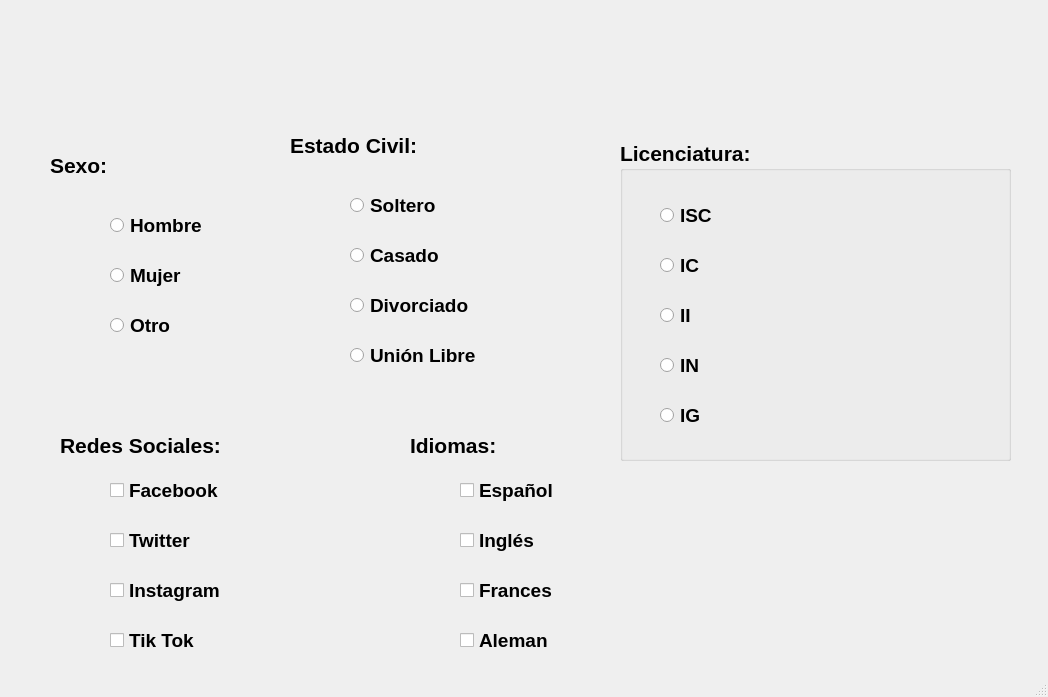
<?xml version="1.0" encoding="UTF-8"?>
<ui version="4.0">
 <class>MainWindow</class>
 <widget class="QMainWindow" name="MainWindow">
  <property name="geometry">
   <rect>
    <x>0</x>
    <y>0</y>
    <width>1048</width>
    <height>697</height>
   </rect>
  </property>
  <property name="windowTitle">
   <string>MainWindow</string>
  </property>
  <widget class="QWidget" name="centralwidget">
   <widget class="QRadioButton" name="radioButton_4">
    <property name="geometry">
     <rect>
      <x>350</x>
      <y>290</y>
      <width>201</width>
      <height>31</height>
     </rect>
    </property>
    <property name="font">
     <font>
      <pointsize>14</pointsize>
      <weight>75</weight>
      <bold>true</bold>
     </font>
    </property>
    <property name="text">
     <string>Divorciado</string>
    </property>
   </widget>
   <widget class="QCheckBox" name="checkBox">
    <property name="geometry">
     <rect>
      <x>110</x>
      <y>470</y>
      <width>171</width>
      <height>41</height>
     </rect>
    </property>
    <property name="font">
     <font>
      <pointsize>14</pointsize>
      <weight>75</weight>
      <bold>true</bold>
     </font>
    </property>
    <property name="text">
     <string>Facebook</string>
    </property>
   </widget>
   <widget class="QRadioButton" name="radioButton">
    <property name="geometry">
     <rect>
      <x>110</x>
      <y>210</y>
      <width>201</width>
      <height>31</height>
     </rect>
    </property>
    <property name="font">
     <font>
      <pointsize>14</pointsize>
      <weight>75</weight>
      <bold>true</bold>
     </font>
    </property>
    <property name="text">
     <string>Hombre</string>
    </property>
   </widget>
   <widget class="QRadioButton" name="radioButton_3">
    <property name="geometry">
     <rect>
      <x>110</x>
      <y>310</y>
      <width>201</width>
      <height>31</height>
     </rect>
    </property>
    <property name="font">
     <font>
      <pointsize>14</pointsize>
      <weight>75</weight>
      <bold>true</bold>
     </font>
    </property>
    <property name="text">
     <string>Otro</string>
    </property>
   </widget>
   <widget class="QCheckBox" name="checkBox_4">
    <property name="geometry">
     <rect>
      <x>110</x>
      <y>620</y>
      <width>171</width>
      <height>41</height>
     </rect>
    </property>
    <property name="font">
     <font>
      <pointsize>14</pointsize>
      <weight>75</weight>
      <bold>true</bold>
     </font>
    </property>
    <property name="text">
     <string>Tik Tok</string>
    </property>
   </widget>
   <widget class="QLabel" name="label_6">
    <property name="geometry">
     <rect>
      <x>410</x>
      <y>420</y>
      <width>211</width>
      <height>51</height>
     </rect>
    </property>
    <property name="font">
     <font>
      <pointsize>16</pointsize>
      <weight>75</weight>
      <bold>true</bold>
     </font>
    </property>
    <property name="text">
     <string>Idiomas:</string>
    </property>
   </widget>
   <widget class="QCheckBox" name="checkBox_2">
    <property name="geometry">
     <rect>
      <x>110</x>
      <y>520</y>
      <width>171</width>
      <height>41</height>
     </rect>
    </property>
    <property name="font">
     <font>
      <pointsize>14</pointsize>
      <weight>75</weight>
      <bold>true</bold>
     </font>
    </property>
    <property name="text">
     <string>Twitter</string>
    </property>
   </widget>
   <widget class="QLabel" name="label_2">
    <property name="geometry">
     <rect>
      <x>50</x>
      <y>140</y>
      <width>211</width>
      <height>51</height>
     </rect>
    </property>
    <property name="font">
     <font>
      <pointsize>16</pointsize>
      <weight>75</weight>
      <bold>true</bold>
     </font>
    </property>
    <property name="text">
     <string>Sexo:</string>
    </property>
   </widget>
   <widget class="QRadioButton" name="radioButton_7">
    <property name="geometry">
     <rect>
      <x>350</x>
      <y>340</y>
      <width>201</width>
      <height>31</height>
     </rect>
    </property>
    <property name="font">
     <font>
      <pointsize>14</pointsize>
      <weight>75</weight>
      <bold>true</bold>
     </font>
    </property>
    <property name="text">
     <string>Unión Libre</string>
    </property>
   </widget>
   <widget class="QCheckBox" name="checkBox_6">
    <property name="geometry">
     <rect>
      <x>460</x>
      <y>520</y>
      <width>171</width>
      <height>41</height>
     </rect>
    </property>
    <property name="font">
     <font>
      <pointsize>14</pointsize>
      <weight>75</weight>
      <bold>true</bold>
     </font>
    </property>
    <property name="text">
     <string>Inglés</string>
    </property>
   </widget>
   <widget class="QLabel" name="label_4">
    <property name="geometry">
     <rect>
      <x>290</x>
      <y>120</y>
      <width>211</width>
      <height>51</height>
     </rect>
    </property>
    <property name="font">
     <font>
      <pointsize>16</pointsize>
      <weight>75</weight>
      <bold>true</bold>
     </font>
    </property>
    <property name="text">
     <string>Estado Civil:</string>
    </property>
   </widget>
   <widget class="QRadioButton" name="radioButton_6">
    <property name="geometry">
     <rect>
      <x>350</x>
      <y>190</y>
      <width>201</width>
      <height>31</height>
     </rect>
    </property>
    <property name="font">
     <font>
      <pointsize>14</pointsize>
      <weight>75</weight>
      <bold>true</bold>
     </font>
    </property>
    <property name="text">
     <string>Soltero</string>
    </property>
   </widget>
   <widget class="QCheckBox" name="checkBox_3">
    <property name="geometry">
     <rect>
      <x>110</x>
      <y>570</y>
      <width>171</width>
      <height>41</height>
     </rect>
    </property>
    <property name="font">
     <font>
      <pointsize>14</pointsize>
      <weight>75</weight>
      <bold>true</bold>
     </font>
    </property>
    <property name="text">
     <string>Instagram</string>
    </property>
   </widget>
   <widget class="QCheckBox" name="checkBox_7">
    <property name="geometry">
     <rect>
      <x>460</x>
      <y>470</y>
      <width>171</width>
      <height>41</height>
     </rect>
    </property>
    <property name="font">
     <font>
      <pointsize>14</pointsize>
      <weight>75</weight>
      <bold>true</bold>
     </font>
    </property>
    <property name="text">
     <string>Español</string>
    </property>
   </widget>
   <widget class="QRadioButton" name="radioButton_5">
    <property name="geometry">
     <rect>
      <x>350</x>
      <y>240</y>
      <width>201</width>
      <height>31</height>
     </rect>
    </property>
    <property name="font">
     <font>
      <pointsize>14</pointsize>
      <weight>75</weight>
      <bold>true</bold>
     </font>
    </property>
    <property name="text">
     <string>Casado</string>
    </property>
   </widget>
   <widget class="QLabel" name="label_5">
    <property name="geometry">
     <rect>
      <x>60</x>
      <y>420</y>
      <width>211</width>
      <height>51</height>
     </rect>
    </property>
    <property name="font">
     <font>
      <pointsize>16</pointsize>
      <weight>75</weight>
      <bold>true</bold>
     </font>
    </property>
    <property name="text">
     <string>Redes Sociales:</string>
    </property>
   </widget>
   <widget class="QCheckBox" name="checkBox_8">
    <property name="geometry">
     <rect>
      <x>460</x>
      <y>570</y>
      <width>171</width>
      <height>41</height>
     </rect>
    </property>
    <property name="font">
     <font>
      <pointsize>14</pointsize>
      <weight>75</weight>
      <bold>true</bold>
     </font>
    </property>
    <property name="text">
     <string>Frances</string>
    </property>
   </widget>
   <widget class="QRadioButton" name="radioButton_2">
    <property name="geometry">
     <rect>
      <x>110</x>
      <y>260</y>
      <width>201</width>
      <height>31</height>
     </rect>
    </property>
    <property name="font">
     <font>
      <pointsize>14</pointsize>
      <weight>75</weight>
      <bold>true</bold>
     </font>
    </property>
    <property name="text">
     <string>Mujer</string>
    </property>
   </widget>
   <widget class="QCheckBox" name="checkBox_5">
    <property name="geometry">
     <rect>
      <x>460</x>
      <y>620</y>
      <width>171</width>
      <height>41</height>
     </rect>
    </property>
    <property name="font">
     <font>
      <pointsize>14</pointsize>
      <weight>75</weight>
      <bold>true</bold>
     </font>
    </property>
    <property name="text">
     <string>Aleman</string>
    </property>
   </widget>
   <widget class="QGroupBox" name="groupBox">
    <property name="geometry">
     <rect>
      <x>620</x>
      <y>140</y>
      <width>391</width>
      <height>321</height>
     </rect>
    </property>
    <property name="font">
     <font>
      <pointsize>16</pointsize>
      <weight>75</weight>
      <bold>true</bold>
     </font>
    </property>
    <property name="title">
     <string>Licenciatura:</string>
    </property>
    <widget class="QRadioButton" name="radioButton_8">
     <property name="geometry">
      <rect>
       <x>40</x>
       <y>60</y>
       <width>321</width>
       <height>31</height>
      </rect>
     </property>
     <property name="font">
      <font>
       <pointsize>14</pointsize>
       <weight>75</weight>
       <bold>true</bold>
      </font>
     </property>
     <property name="text">
      <string>ISC</string>
     </property>
    </widget>
    <widget class="QRadioButton" name="radioButton_9">
     <property name="geometry">
      <rect>
       <x>40</x>
       <y>110</y>
       <width>321</width>
       <height>31</height>
      </rect>
     </property>
     <property name="font">
      <font>
       <pointsize>14</pointsize>
       <weight>75</weight>
       <bold>true</bold>
      </font>
     </property>
     <property name="text">
      <string>IC</string>
     </property>
    </widget>
    <widget class="QRadioButton" name="radioButton_10">
     <property name="geometry">
      <rect>
       <x>40</x>
       <y>160</y>
       <width>321</width>
       <height>31</height>
      </rect>
     </property>
     <property name="font">
      <font>
       <pointsize>14</pointsize>
       <weight>75</weight>
       <bold>true</bold>
      </font>
     </property>
     <property name="text">
      <string>II</string>
     </property>
    </widget>
    <widget class="QRadioButton" name="radioButton_11">
     <property name="geometry">
      <rect>
       <x>40</x>
       <y>210</y>
       <width>321</width>
       <height>31</height>
      </rect>
     </property>
     <property name="font">
      <font>
       <pointsize>14</pointsize>
       <weight>75</weight>
       <bold>true</bold>
      </font>
     </property>
     <property name="text">
      <string>IN</string>
     </property>
    </widget>
    <widget class="QRadioButton" name="radioButton_12">
     <property name="geometry">
      <rect>
       <x>40</x>
       <y>260</y>
       <width>321</width>
       <height>31</height>
      </rect>
     </property>
     <property name="font">
      <font>
       <pointsize>14</pointsize>
       <weight>75</weight>
       <bold>true</bold>
      </font>
     </property>
     <property name="text">
      <string>IG</string>
     </property>
    </widget>
   </widget>
   <widget class="QLabel" name="label_9">
    <property name="geometry">
     <rect>
      <x>920</x>
      <y>0</y>
      <width>121</width>
      <height>131</height>
     </rect>
    </property>
    <property name="text">
     <string/>
    </property>
    <property name="pixmap">
     <pixmap resource="recursos_proyecto.qrc">:/LOGO/Imagenes/HD-wallpaper-bob-esponja-mafioso-bob-esponja-gangster-mafioso-meme.jpg</pixmap>
    </property>
    <property name="scaledContents">
     <bool>true</bool>
    </property>
   </widget>
   <widget class="QLabel" name="label_7">
    <property name="geometry">
     <rect>
      <x>0</x>
      <y>0</y>
      <width>111</width>
      <height>121</height>
     </rect>
    </property>
    <property name="text">
     <string/>
    </property>
    <property name="pixmap">
     <pixmap resource="recursos_proyecto.qrc">:/NUMEROS/Imagenes/Boca_Juniors_logo18.svg.png</pixmap>
    </property>
    <property name="scaledContents">
     <bool>true</bool>
    </property>
   </widget>
   <widget class="QLabel" name="label_8">
    <property name="geometry">
     <rect>
      <x>120</x>
      <y>0</y>
      <width>791</width>
      <height>91</height>
     </rect>
    </property>
    <property name="text">
     <string/>
    </property>
    <property name="pixmap">
     <pixmap resource="recursos_proyecto.qrc">:/UAT_FIANS/Imagenes/FIANS.png</pixmap>
    </property>
    <property name="scaledContents">
     <bool>true</bool>
    </property>
   </widget>
  </widget>
  <widget class="QMenuBar" name="menubar">
   <property name="geometry">
    <rect>
     <x>0</x>
     <y>0</y>
     <width>1048</width>
     <height>22</height>
    </rect>
   </property>
  </widget>
  <widget class="QStatusBar" name="statusbar"/>
 </widget>
 <resources>
  <include location="recursos_proyecto.qrc"/>
  <include location="recursos_proyecto.qrc"/>
 </resources>
 <connections/>
</ui>
